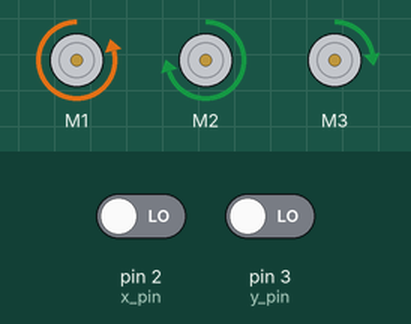
The sketch below on a simulated Arduino Uno, built with avr-gcc and run on an emulated ATmega328P. On the bench: 3 × DC motor (green arrow = forward, orange = backward, longer = faster). The test bench sets the inputs (shaded band); at power-on: pin 2 (x_pin) LOW, pin 3 (y_pin) LOW.

Above: at 0.1 s.
Timing chart, 0 to 1.6 s (numbered marks = the images above):
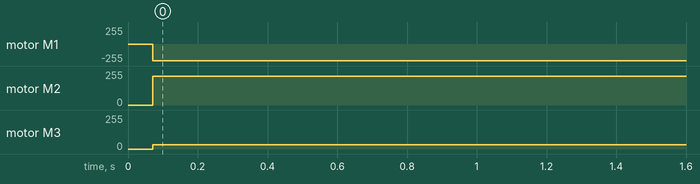

Measured:
- by itself, motor M1: stopped → backward 249/255 at 0.07 s
- by itself, motor M2: stopped → forward 216/255 at 0.07 s
- by itself, motor M3: stopped → forward 33/255 at 0.07 s

The sketch:

holonomic_drive.ino
```cpp
/*
 *  Code for three wheel holonomic drive rc soccerbot. The bot has three omni wheels space equally apart.
 *  Orlando Moya
 */
#include <Adafruit_MotorShield.h>
//#include <math.h>

Adafruit_MotorShield AMFS = Adafruit_MotorShield(); //intialize motorshield object
Adafruit_DCMotor *motor_one = AMFS.getMotor(1); //intialize motors
Adafruit_DCMotor *motor_two = AMFS.getMotor(2);
Adafruit_DCMotor *motor_three = AMFS.getMotor(3);

static float pi = 3.141592;
float control_angle = 0; //polar angle of vector
float control_magnitude = 0; //polar magnitude of vector

int motor_one_speed = 0; //motorspeed variable; 0 no movement, 255 max movment
int motor_two_speed = 0;
int motor_three_speed = 0;
//motorangle in degrees
int motor_one_angle = 0;
int motor_two_angle = 0;
int motor_three_angle = 0;

//motor set angles, determine by placement of wheels on soccerbot
static int angle_one = 150;
static int angle_two = 30;
static int angle_three = 270;

//RC variables
int x_pin =  2;  //Channel 1 on reciever
int y_pin =  3; //Channel 2

int x_input = 0; //value from x_pin
int y_input = 0; //value from y_pin

void setup()
{
AMFS.begin();
pinMode(x_pin, INPUT); //set arduino pin as input
pinMode(y_pin, INPUT);

Serial.begin(9600); // Pour a bowl of Serial
}

void loop()
{
  y_input = (pulseIn(y_pin, HIGH, 35000) - 1500);
  x_input = (pulseIn(x_pin, HIGH, 35000) - 1500);

  if (x_input != 0 ) // check if x input is 0, if 0 set the angle to 90
  {
    control_angle = vector_dir(y_input,x_input);
  }
  else
{
  control_angle = 90;
}

 control_magnitude = magnitude(y_input, x_input); //vector manitutde, determines speed

//MOTOR ONE
 motor_one_angle = motor_angle(angle_one, control_angle);
 motor_one_speed = motor_speed(control_magnitude, motor_one_angle);

 if (motor_one_speed < 0){
  motor_one->run(BACKWARD);
}
else if (motor_one_speed == 0){
  motor_one->run(RELEASE);
}
else{
  motor_one->run(FORWARD);
}
motor_one->setSpeed(abs(motor_one_speed));

//MOTOR two
 motor_two_angle = motor_angle(angle_two, control_angle);
 motor_two_speed = motor_speed(control_magnitude, motor_two_angle);

 if (motor_two_speed < 0){
  motor_two->run(BACKWARD);
}
else if (motor_two_speed == 0){
  motor_two->run(RELEASE);
}
else{
  motor_two->run(FORWARD);
}
motor_two->setSpeed(abs(motor_two_speed));

//MOTOR THREE
 motor_three_angle = motor_angle(angle_three, control_angle);
 motor_three_speed = motor_speed(control_magnitude, motor_three_angle);

 if (motor_three_speed < 0){
  motor_three->run(BACKWARD);
}
else if (motor_three_speed == 0){
  motor_three->run(RELEASE);
}
else{
  motor_three->run(FORWARD);
}
motor_three->setSpeed(abs(motor_three_speed));
}

int magnitude (int y, int x)
{
 int result;
 result = (sqrt(pow(y, 2) + pow(x, 2))/2.7);
 return result;
}

double vector_dir (double y, double x)
{
  double result;
  result = atan2(y, x) * 57;
  return result;
}

double motor_angle(double set_angle, double vector_angle) //set angle is the angle of a wheel axis from a top down view
{
  double result;
  result = set_angle - vector_angle;
  return result;
}

int motor_speed (int vector_magnitude, int motor_degree)
{
  int result;
  result = vector_magnitude*sin(motor_degree * (pi/180.0));
  return result;

}
```
